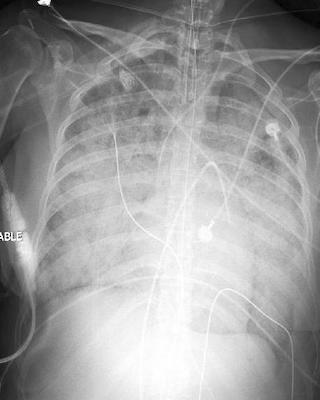
#> input picture uno_rg.jpg, 320 x 400 px
$ jupyter execute 'Procesamiento  equalizacion.ipynb'   (older library calls are emulated)
#> lines starting #> are read from the running program, lines starting #| are printed output that depends on the picture
#> further down, source is the input picture: shape (400, 320, 3); min 0, max 255, mean 157.3
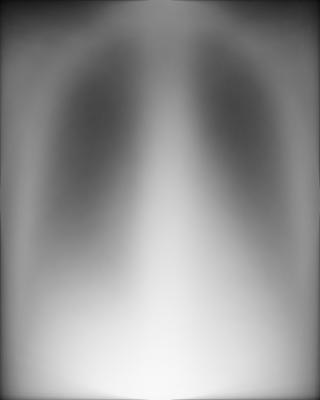
#> input picture Average_e.jpg, 320 x 400 px
#> further down, template is the input picture: shape (400, 320, 3); min 9, max 252, mean 146.3
Coincidir con los histogramas de dos imágenes (en MATLAB puede hacer esto mediante imhistmatch). Hay una función equivalente a disposición de un estándar de la biblioteca de Python.

[cell 1]
import numpy as np
from PIL import Image
def hist_match(source, template):
    """
    Adjust the pixel values of a grayscale image such that its histogram
    matches that of a target image

    Arguments:
    -----------
        source: np.ndarray
            Image to transform; the histogram is computed over the flattened
            array
        template: np.ndarray
            Template image; can have different dimensions to source
    Returns:
    -----------
        matched: np.ndarray
            The transformed output image
    """

    oldshape = source.shape
#> oldshape = (400, 320, 3)
    source = source.ravel()
    template = template.ravel()

    # get the set of unique pixel values and their corresponding indices and
    # counts
    s_values, bin_idx, s_counts = np.unique(source, return_inverse=True,
                                            return_counts=True)
#> s_values = 256 values from 0 to 255; s_counts = 256 values, max 2535 at index 252, min 6 at index 1, mean 1500
    t_values, t_counts = np.unique(template, return_counts=True)
#> t_values = 244 values from 9 to 252; t_counts = 244 values, max 3717 at index 100, min 3 at index 0, mean 1573.8

    # take the cumsum of the counts and normalize by the number of pixels to
    # get the empirical cumulative distribution functions for the source and
    # template images (maps pixel value --> quantile)
    s_quantiles = np.cumsum(s_counts).astype(np.float64)
#> s_quantiles = 256 values from 21 to 384000
    s_quantiles /= s_quantiles[-1]
#> s_quantiles = 256 values from 5.47e-05 to 1
    t_quantiles = np.cumsum(t_counts).astype(np.float64)
#> t_quantiles = 244 values from 3 to 384000
    t_quantiles /= t_quantiles[-1]
#> t_quantiles = 244 values from 7.81e-06 to 1

    # interpolate linearly to find the pixel values in the template image
    # that correspond most closely to the quantiles in the source image
    interp_t_values = np.interp(s_quantiles, t_quantiles, t_values)
#> interp_t_values = 256 values from 12.5 to 252

    return interp_t_values[bin_idx].reshape(oldshape)
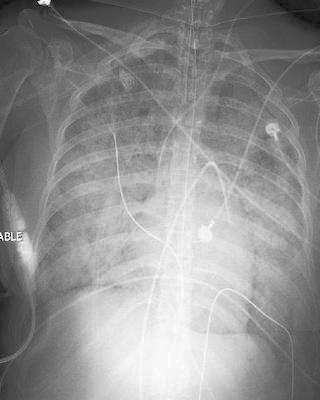
#> returned value: shape (400, 320, 3) float64; min 12.5, max 252, mean 146.3

from matplotlib import pyplot as plt

import scipy.misc
from skimage import io
from matplotlib import pyplot as plt

source = io.imread('uno_rg.jpg')
template = io.imread('Average_e.jpg')
matched = hist_match(source, template)

def ecdf(x):
    """convenience function for computing the empirical CDF"""
    vals, counts = np.unique(x, return_counts=True)
#> vals = 256 values from 0 to 255; counts has the same summary as s_counts in hist_match
    ecdf = np.cumsum(counts).astype(np.float64)
#> ecdf = 256 values from 21 to 384000
    ecdf /= ecdf[-1]
#> ecdf = 256 values from 5.47e-05 to 1
    return vals, ecdf

x1, y1 = ecdf(source.ravel())
#> x1 = 256 values from 0 to 255; y1 = 256 values from 5.47e-05 to 1
x2, y2 = ecdf(template.ravel())
#> x2 = 244 values from 9 to 252; y2 = 244 values from 7.81e-06 to 1
x3, y3 = ecdf(matched.ravel())
#> x3 = 256 values from 12.5 to 252; y3 = 256 values from 5.47e-05 to 1

fig = plt.figure()
gs = plt.GridSpec(2, 3)
ax1 = fig.add_subplot(gs[0, 0])
ax2 = fig.add_subplot(gs[0, 1], sharex=ax1, sharey=ax1)
ax3 = fig.add_subplot(gs[0, 2], sharex=ax1, sharey=ax1)
ax4 = fig.add_subplot(gs[1, :])
for aa in (ax1, ax2, ax3):
    aa.set_axis_off()
import matplotlib.image as mpimg
ax1.imshow(source, cmap=plt.cm.gray)
ax1.set_title('Source')
ax2.imshow(template, cmap=plt.cm.gray)
ax2.set_title('template')
ax3.imshow(matched.astype(np.uint8), cmap=plt.cm.gray,vmin=0,vmax=255)
ax3.set_title('Matched')


mpimg.imsave("out.jpg", matched.astype(np.uint8))


ax4.plot(x1, y1 * 100, '-r', lw=3, label='Source')
ax4.plot(x2, y2 * 100, '-k', lw=3, label='Template')
ax4.plot(x3, y3 * 100, '--r', lw=3, label='Matched')
ax4.set_xlim(x1[0], x1[-1])
ax4.set_xlabel('Pixel value')
ax4.set_ylabel('Cumulative %')
ax4.legend(loc=5)
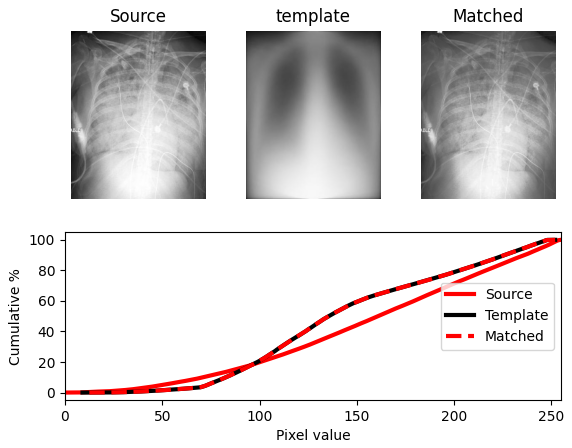
#> figure drawn by matplotlib, 4 panels; panel 4: curve peaks at x = 255, y = 100; panel 4: curve peaks at x = 252, y = 100; panel 4: curve peaks at x = 252, y = 100
